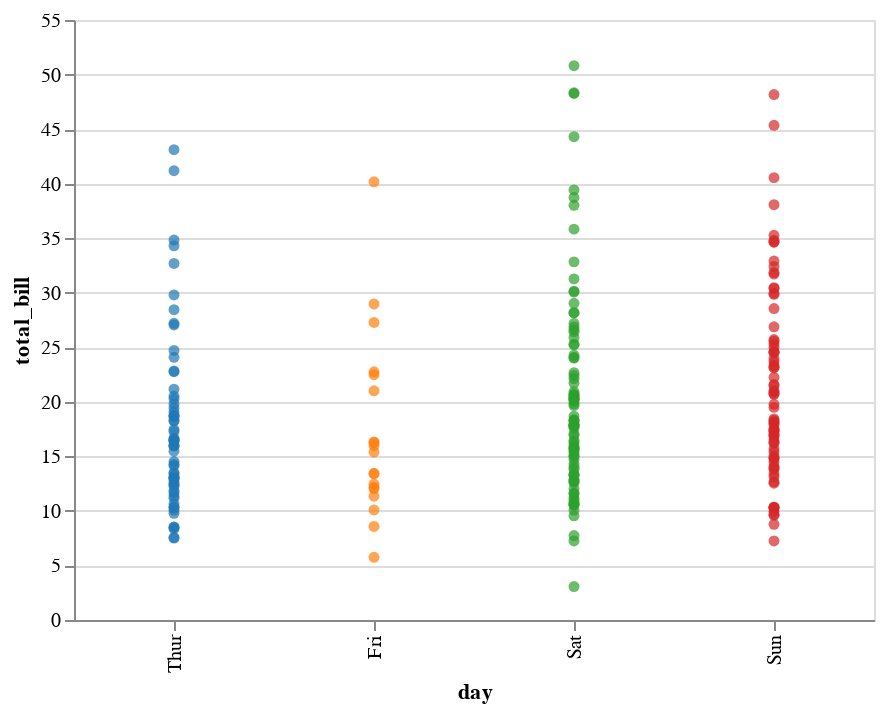

Notebook code cell kept with this figure:
### Code cell
display(salt.stripplot(x="day", y="total_bill", data=tips, jitter=0.05))
ax = sns.stripplot(x="day", y="total_bill", data=tips, jitter=0.05)

### Figure 1 — Vega-Lite specification as saved in the notebook (floating-point values rounded to 4 significant figures; data arrays with more than 128 entries replaced by an {"elided": "..."} marker saying what was removed)
{"$schema": "https://vega.github.io/schema/vega-lite/v2.4.1.json", "config": {"view": {"height": 300, "width": 400}}, "data": {"values": {"elided": "244 records"}}, "encoding": {"color": {"field": "c", "scale": null, "type": "nominal"}, "x": {"axis": {"title": "day"}, "field": "day", "sort": null, "type": "nominal"}, "y": {"axis": {"title": "total_bill"}, "field": "total_bill", "scale": {"zero": false}, "type": "quantitative"}}, "mark": "circle", "selection": {"selector004": {"bind": "scales", "encodings": ["x", "y"], "mark": {"fill": "#333", "fillOpacity": 0.125, "stroke": "white"}, "on": "[mousedown, window:mouseup] > window:mousemove!", "resolve": "global", "translate": "[mousedown, window:mouseup] > window:mousemove!", "type": "interval", "zoom": "wheel!"}}}
